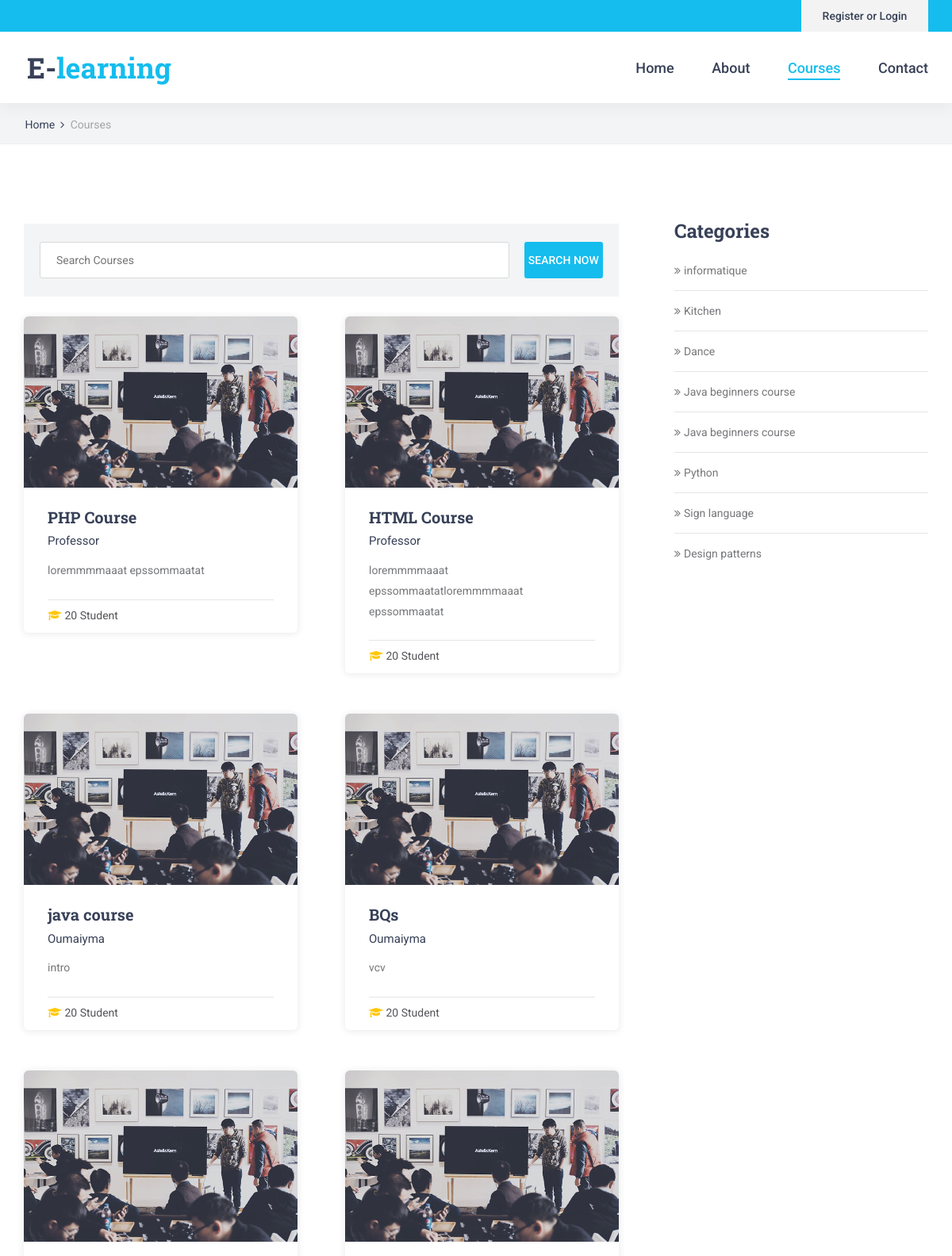
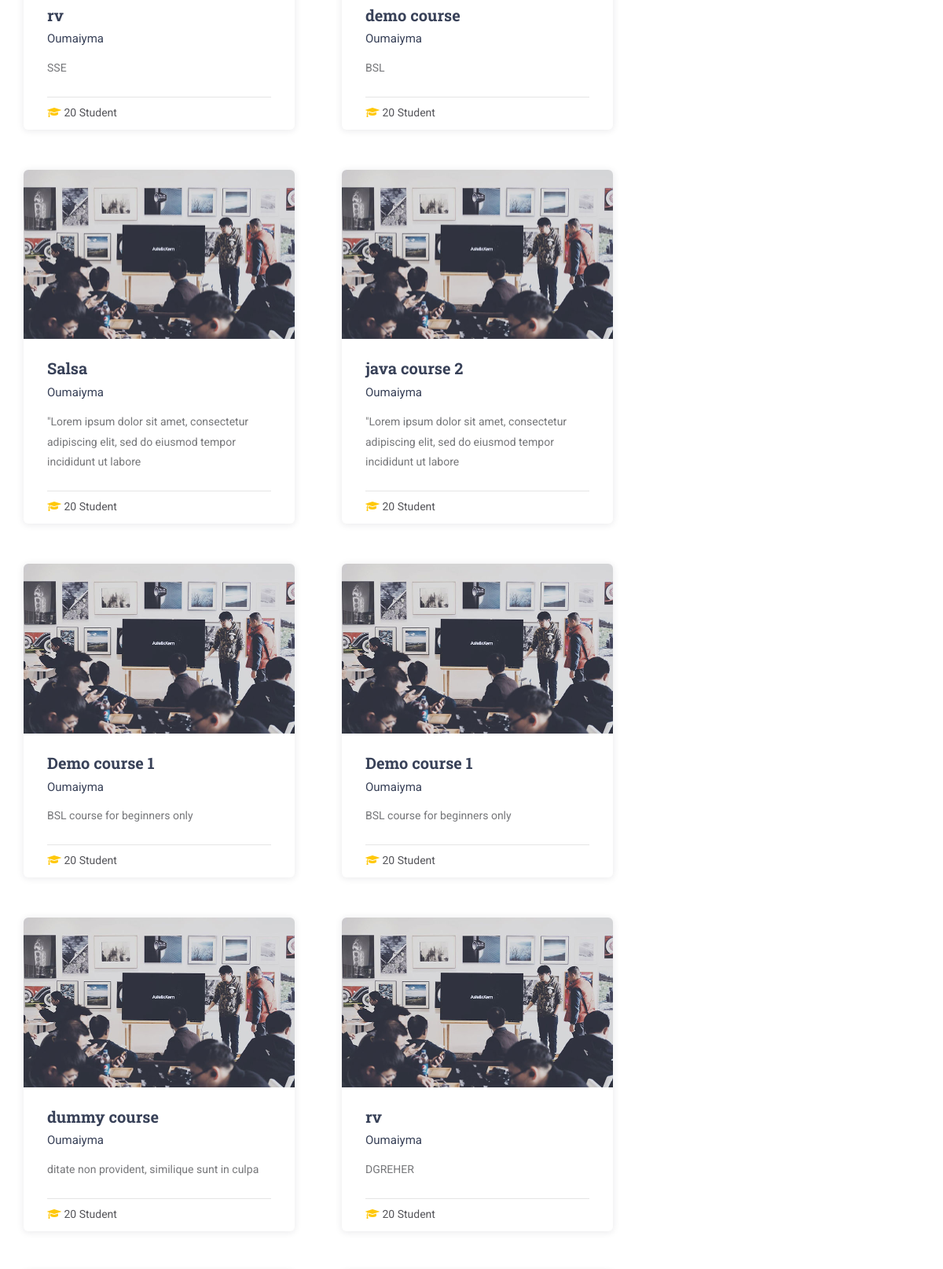
Page /Student/course/course_list.php (upper part) on the committed database (2 pictures, top to bottom).
### tables this page shows
CREATE TABLE IF NOT EXISTS `course` (
  `id_course` int(15) NOT NULL AUTO_INCREMENT,
  `name` varchar(60) NOT NULL,
  `description` varchar(100) NOT NULL,
  `syllabus` mediumtext NOT NULL,
  `id_prof` int(15) NOT NULL,
  `image_course` varchar(100) NOT NULL,
  `id_category` int(11) NOT NULL,
  `active` tinyint(1) NOT NULL DEFAULT '1',
  `lunched` tinyint(1) NOT NULL DEFAULT '0',
  `release_date` date NOT NULL,
  PRIMARY KEY (`id_course`)
);

CREATE TABLE IF NOT EXISTS `account` (
  `id_account` int(15) NOT NULL AUTO_INCREMENT,
  `full_name` varchar(30) DEFAULT NULL,
  `email` varchar(35) DEFAULT NULL,
  `password` varchar(11) NOT NULL,
  `date` date NOT NULL,
  `type` varchar(11) NOT NULL,
  PRIMARY KEY (`id_account`)
);

CREATE TABLE IF NOT EXISTS `category` (
  `id_category` int(11) NOT NULL AUTO_INCREMENT,
  `label_category` varchar(100) NOT NULL,
  `description` varchar(200) DEFAULT NULL,
  `active` tinyint(1) NOT NULL DEFAULT '1',
  PRIMARY KEY (`id_category`)
);

### Student/course/course_list.php (the view, shortened to what this page needs)
<?php
    include_once("../../Database/db_connection.php");
    $connected = "";
    if(isset($_GET["id"])){
        $search_word = "";
        $id = $_GET['id'];
    	$sql = "SELECT * FROM course  WHERE id_category= $id";
    }
    else if(isset($_GET["btn_search"])){
    	$search_word = $_GET['search'];
    	$sql = "SELECT * FROM course  WHERE name like '%$search_word%'";
    }
    else{
    	$search_word = "";
    	$sql = "SELECT * FROM course";
    }
    $result = $conn->query($sql);
    $sql_category 	 = "SELECT * FROM category";
    $result_category = $conn->query($sql_category);
?>
<!DOCTYPE html>
<html lang="en">
<head>
    <link rel="stylesheet" type="text/css" href="../styles/bootstrap4/bootstrap.min.css">
    <link href="../plugins/font-awesome-4.7.0/css/font-awesome.min.css" rel="stylesheet" type="text/css">
    <link href="../plugins/colorbox/colorbox.css" rel="stylesheet" type="text/css">
    <link rel="stylesheet" type="text/css" href="../plugins/OwlCarousel2-2.2.1/owl.carousel.css">
    <link rel="stylesheet" type="text/css" href="../plugins/OwlCarousel2-2.2.1/owl.theme.default.css">
    <link rel="stylesheet" type="text/css" href="../plugins/OwlCarousel2-2.2.1/animate.css">
    <link rel="stylesheet" type="text/css" href="../styles/courses.css">
    <link rel="stylesheet" type="text/css" href="../styles/courses_responsive.css">
</head>
<body>
    <div class="super_container">
        <header class="header">
            <div class="top_bar">
                <div class="top_bar_container">
                    <div class="container">
                        <div class="row">
                            <div class="col">
                                <div class="top_bar_content d-flex flex-row align-items-center justify-content-start">
                                <?php
                                    if($connected == "connected"){
                                        echo '
                                        <div class="top_bar_login ml-auto">
                                        <div  class="login_button"><a href="../signup/logout.php">Logout</a></div>
                                        ';
                                    }else{
                                        echo '
                                        <div class="top_bar_login ml-auto">
                                        <div  class="login_button"><a href="signup/sign_up.php">Register or Login</a></div>
                                        ';
                                    }
                                    ?>
                                </div>
                            </div>
                        </div>
                    </div>
                </div>
            </div>
            <div class="header_container">
                <div class="container">
                    <div class="row">
                        <div class="col">
                            <div class="header_content d-flex flex-row align-items-center justify-content-start">
                                <div class="logo_container">
                                    <a href="#">
                                        <div class="logo_text">E-<span>learning</span></div>
                                    </a>
                                </div>
                                <nav class="main_nav_contaner ml-auto">
                                    <ul class="main_nav">
                                        <li><a href="../index.php">Home</a></li>
                                        <li><a href="../general/about.php">About</a></li>
                                        <li class="active"><a href="course_list.php">Courses</a></li>
                                        <li><a href="../general/contact.php">Contact</a></li>
                                    </ul>
                                </nav>
                            </div>
                        </div>
                    </div>
                </div>
            </div>
        </header>
        <div class="home">
            <div class="breadcrumbs_container">
                <div class="container">
                    <div class="row">
                        <div class="col">
                            <div class="breadcrumbs">
                                <ul>
                                    <li><a href="index.html">Home</a></li>
                                    <li>Courses</li>
                                </ul>
                            </div>
                        </div>
                    </div>
                </div>
            </div>
        </div>
        <div class="courses">
            <div class="container">
                <div class="row">
                    <div class="col-lg-8">
                        <div class="courses_search_container">
                            <form action="course_list.php" method="GET" id="courses_search_form" class="courses_search_form d-flex flex-row align-items-center justify-content-start">
                                <input type="search" name="search" value="<?php echo $search_word ?>" class="courses_search_input col-10" placeholder="Search Courses" >
                                <button action="submit" name="btn_search" class="courses_search_button ml-auto">search now</button>
                            </form>
                        </div>
                        <div class="courses_container">
                            <div class="row courses_row">
                                <?php
                                        while($row = $result->fetch_assoc()){
                                            echo '
                                            <div class="col-lg-6 course_col">
                                            <div class="course">
                                            <div class="course_image"><img src="../../Admin/image_course/blog_4.jpg" alt=""></div>
                                            <div class="course_body">
                                                <h3 class="course_title"><a href="course.php?id='.$row["id_course"].'">'.$row["name"].'</a></h3>';
                                            $id_prof = $row["id_prof"];
                                            $prof = mysqli_query($conn, "SELECT * from account where id_account = $id_prof");
                                            $row_account = mysqli_fetch_array($prof);
                                            echo '
                                                <div class="course_teacher">'.$row_account["full_name"].'</div>
                                                <div class="course_text">
                                                    <p>'.$row["description"].'</p>
                                                </div>
                                            </div>
                                            <div class="course_footer">
                                                <div class="course_footer_content d-flex flex-row align-items-center justify-content-start">
                                                    <div class="course_info">
                                                        <i class="fa fa-graduation-cap" aria-hidden="true"></i>
                                                        <span>20 Student</span>
                                                    </div>
                                                </div>
                                            </div>
                                        </div>
                                        </div>
                                            ';
                                        }
                                ?>
                            </div>
                        </div>
                    </div>
                    <div class="col-lg-4">
                        <div class="sidebar">
                            <div class="sidebar_section">
                                <div class="sidebar_section_title">Categories</div>
                                <div class="sidebar_categories">
                                    <ul>
                                    <?php
                                        while($row = $result_category->fetch_assoc()) {
                                            $id_cat  = $row["id_category"];
                                            $label_cat = $row["label_category"];
                                    ?>
                                        <li><a href="course_list.php?id=<?php echo $id_cat ?>"><?php echo $label_cat ?></a></li>
                                        <?php } ?>
                                    </ul>
                                </div>
                            </div>
                        </div>
                    </div>
                </div>
            </div>
        </div>
    </div>
</body>
</html>

### rows in the picture
course: name "PHP Course", account.full_name "Professor", description "loremmmmaaat epssommaatat"
course: name "HTML Course", account.full_name "Professor", description "loremmmmaaat epssommaatatloremmmmaaat epssommaatat"
course: name "java course", account.full_name "Oumaiyma", description "intro"
course: name "BQs", account.full_name "Oumaiyma", description "vcv"
course: name "rv", account.full_name "Oumaiyma", description "SSE"
course: name "demo course", account.full_name "Oumaiyma", description "BSL"
course: name "Salsa", account.full_name "Oumaiyma", description "\"Lorem ipsum dolor sit amet, consectetur adipiscing elit, sed do eiusmod tempor incididunt ut labore"
course: name "java course 2", account.full_name "Oumaiyma", description "\"Lorem ipsum dolor sit amet, consectetur adipiscing elit, sed do eiusmod tempor incididunt ut labore"
course: name "Demo course 1", account.full_name "Oumaiyma", description "BSL course for beginners only"
course: name "Demo course 1", account.full_name "Oumaiyma", description "BSL course for beginners only"
course: name "dummy course", account.full_name "Oumaiyma", description "ditate non provident, similique sunt in culpa"
course: name "rv", account.full_name "Oumaiyma", description "DGREHER"
category: label_category "informatique"
category: label_category "Kitchen"
category: label_category "Dance"
category: label_category "Java beginners course"
category: label_category "Java beginners course"
category: label_category "Python"
category: label_category "Sign language"
category: label_category "Design patterns"
